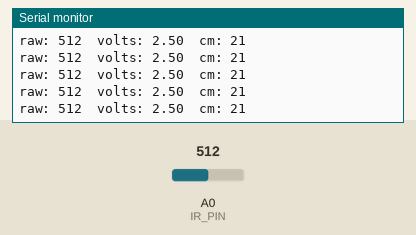
This sketch was run on a simulated Arduino Uno, built with avr-gcc and run on an emulated ATmega328P. Shown: the last lines printed to the serial monitor. The inputs (shaded band) are chosen by the test bench; at power-on: A0 (IR_PIN) = 512.

Above: at 1.2 s.
1.3 s: A0 (IR_PIN) set to 0
At 1.55 s:
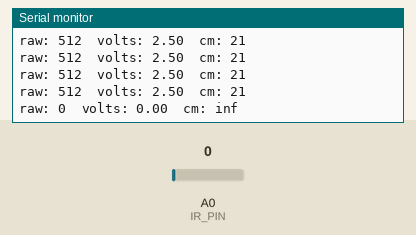
3.3 s: A0 (IR_PIN) set to 122
At 3.38 s:
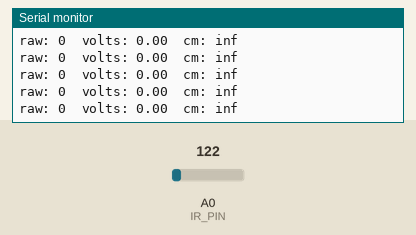

The sketch:

ir_test.ino
```cpp
// The Wall - Sharp IR distance sensor test
// Wiring: red -> 5V, black -> GND, yellow -> A0
// Open Serial Monitor (or Serial Plotter) at 9600 baud.

const byte IR_PIN = A0;

// Set to the model you have: true for GP2Y0A02 (20-150cm), false for GP2Y0A21 (10-80cm)
const bool LONG_RANGE = true;

const int SAMPLES = 10;      // average several readings, the sensor is noisy

void setup() {
  Serial.begin(9600);
}

void loop() {
  long sum = 0;
  for (int i = 0; i < SAMPLES; i++) {
    sum += analogRead(IR_PIN);
    delay(5);
  }
  int raw = sum / SAMPLES;
  float volts = raw * 5.0 / 1023.0;

  // approximate curves from the datasheets, only valid inside the sensor's range
  float cm;
  if (LONG_RANGE) {
    cm = 60.374 * pow(volts, -1.16);
  } else {
    cm = 27.86 * pow(volts, -1.15);
  }

  Serial.print("raw: ");
  Serial.print(raw);
  Serial.print("  volts: ");
  Serial.print(volts, 2);
  Serial.print("  cm: ");
  Serial.println(cm, 0);

  delay(100);
}
```

Measured:
- after the input at 1.3 s, the serial monitor: prints a new line after 0.12 s (image 1)
